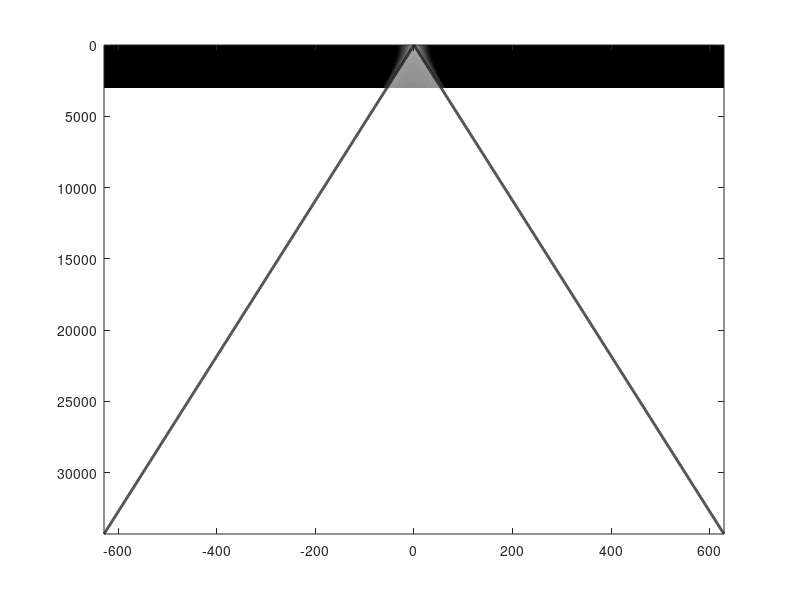

Here is the MATLAB script that generated this plot: (Note: this script raises an error after producing the figure.)

%%%%%%%%%%%%%%%%%%%%%%%%%%%%%%%%%%%%%%%%%%%%%%%%%%%%%%%%%%%%%%%%%%%%%%%%%%%
% This work is supplementary material for the book                        %
%                                                                         %
% Jens Ahrens, Analytic Methods of Sound Field Synthesis, Springer-Verlag %
% Berlin Heidelberg, 2012, http://dx.doi.org/10.1007/978-3-642-25743-8    %
%                                                                         %
% It has been downloaded from http://soundfieldsynthesis.org and is       %
% licensed under a Creative Commons Attribution-NonCommercial-ShareAlike  % 
% 3.0 Unported License. Please cite the book appropriately if you use     % 
% these materials in your own work.                                       %
%                                                                         %
% (c) 2012, Jens Ahrens                                                   %
%%%%%%%%%%%%%%%%%%%%%%%%%%%%%%%%%%%%%%%%%%%%%%%%%%%%%%%%%%%%%%%%%%%%%%%%%%%

clear all;

y = .2; % for Fig. 2.13(a)
%y =  1; % for Fig. 2.13(b)

% frequency axis
f     = linspace( 0, 3000, 200 );
omega = 2.*pi.*f;
c     = 343;

% interval along the x axis that will be sampled
spatial_interval = [ -20 20 ];

% number of spatial sampling points, this makes delta_x = 0.005 m
N = 8001;

delta_x = ( spatial_interval(2) - spatial_interval(1) ) / N;

% this the sampling wavenumber (similar to a sampling frequency f_s)
k_x_s = (2*pi) / delta_x;

% create wavenumber axis; only positive half
k_x    = linspace( 0, k_x_s/2, (N+1)/2 );
k_x(1) = 5*eps; % to avoid numerical instabilities

% now make the negtive part of the wavenumber axis
k_x = [ fliplr( -k_x( 2 : end ) ), k_x ];

[ k_x_m omega_m ] = meshgrid( k_x, omega );

% initialize S_kx
S_kx = zeros( size( omega_m ) );

% the following evaluates Eq. (C.10)
S_kx( abs( k_x_m ) <= omega_m./c ) = -i/4 * ...
    besselh( 0, 2, sqrt( ( omega_m( abs( k_x_m ) <= omega_m./c ) ./ c ).^2 - k_x_m( abs( k_x_m ) <= omega_m./c ).^2 ) .* y );

S_kx( abs( k_x_m ) > omega_m./c ) = 1/(2*pi) * ...
    besselk( 0, sqrt( k_x_m( abs( k_x_m ) > omega_m./c ).^2 - ( omega_m( abs( k_x_m ) > omega_m./c ) ./c ).^2 ) .* y );


figure;
imagesc( k_x, f, 20*log10( abs( S_kx ) ), [ -80 20 ] )

hold on;
% draw black line along along ( omega/c = k_x )
plot( k_x, abs( k_x ) .*c ./ (2*pi), 'k', 'LineWidth', 2)
hold off;

colormap gray; 
revert_colormap;
colorbar;
turn_imagesc;
axis square;

xlim( [ -80 80 ] );

xlabel( 'k_x (rad/m)' );
ylabel( 'f (Hz)' );
graph_defaults;



